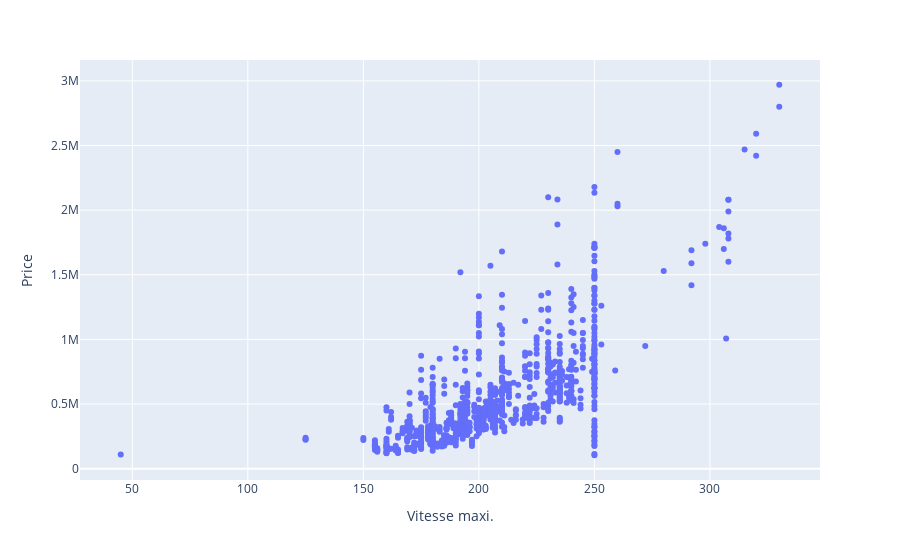

The cell this chart's notebook holds for it:
### Code cell
fig = px.scatter(new_df.sort_values(by='Vitesse maxi.'), x="Vitesse maxi." , y="Price")
fig.show()

### Figure 1 — Plotly figure (JSON) as saved in the notebook; plotly's stock layout.template omitted (floating-point values rounded to 4 significant figures; data arrays with more than 128 entries replaced by an {"elided": "..."} marker saying what was removed)
{"data": [{"hovertemplate": "Vitesse maxi.=%{x}<br>Price=%{y}<extra></extra>", "legendgroup": "", "marker": {"color": "#636efa", "symbol": "circle"}, "mode": "markers", "name": "", "orientation": "v", "showlegend": false, "type": "scatter", "x": {"elided": "845 int values"}, "xaxis": "x", "y": {"elided": "845 int values"}, "yaxis": "y"}], "layout": {"legend": {"tracegroupgap": 0}, "margin": {"t": 60}, "xaxis": {"anchor": "y", "domain": [0, 1], "title": {"text": "Vitesse maxi."}}, "yaxis": {"anchor": "x", "domain": [0, 1], "title": {"text": "Price"}}}}
